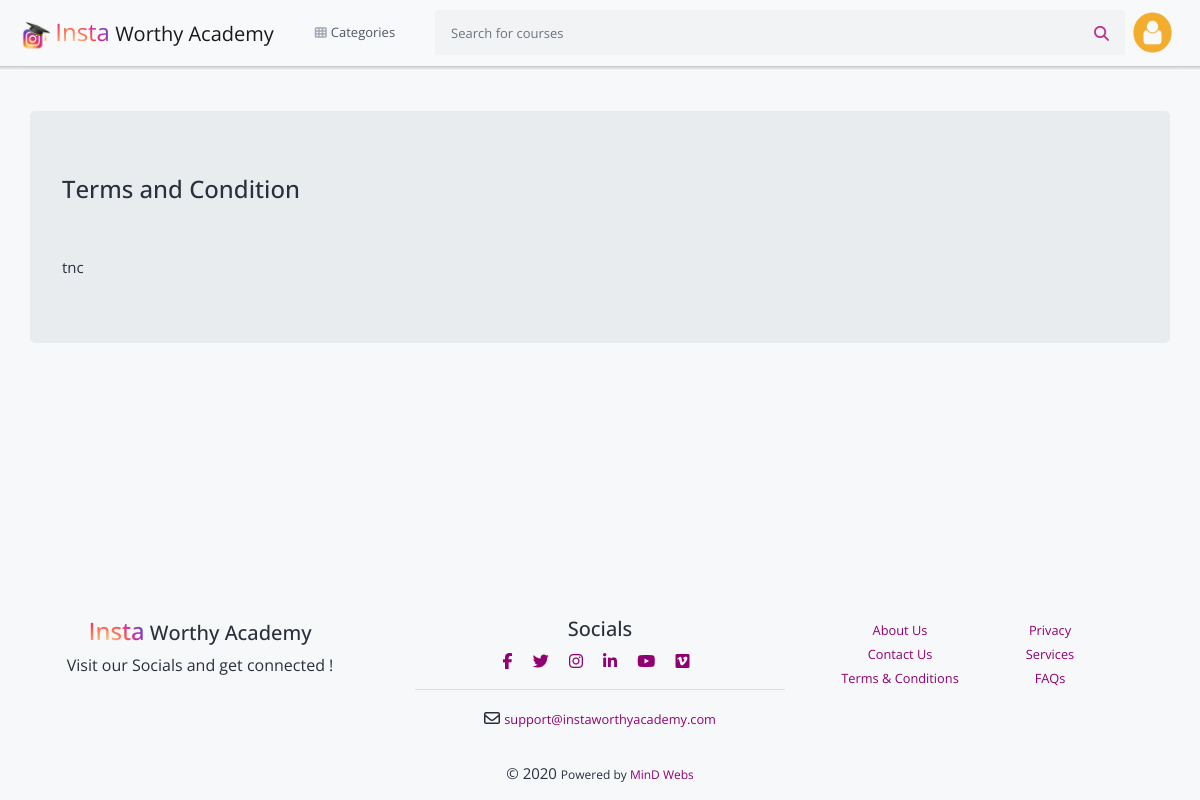
The app's page /tnc/ (signed in), older data.
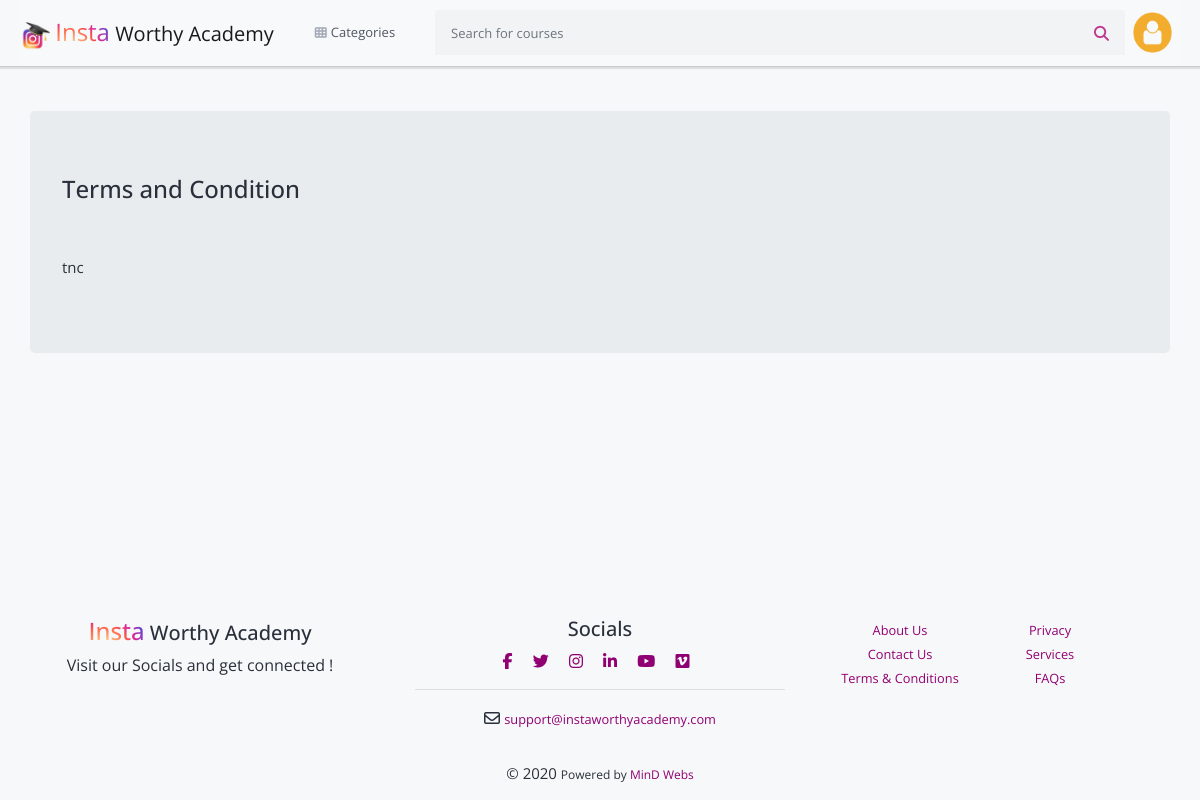
The same page, newer data.
### cart/context_processors.py (called while the page is built)
def cart(request):
    return {'cart': Cart(request)}

### courses/context_processors.py (called while the page is built)
def categories_processor(request):
    categories = Category.objects.all()
    return {'categories': categories}

### root/context_processors.py (called while the page is built)
def info_processor(request):
    pageInfo = PageInfo.objects.all()[0]
    return {'pageInfo': pageInfo}

### templates/tnc.html
{% extends 'layouts/base.html' %}
{% load static %}
{% block content %}
    <br><br>
    <div class="container jumbotron">
        <h4>Terms and Condition</h4><br><br>
        {{pageInfo.tnc|safe}}
    </div>
{% endblock %}

Row changes from the older to the newer data that the page shows:
changed PageInfo "tnc": tnc "tnc" → "<p>tnc</p>" (drawn)
